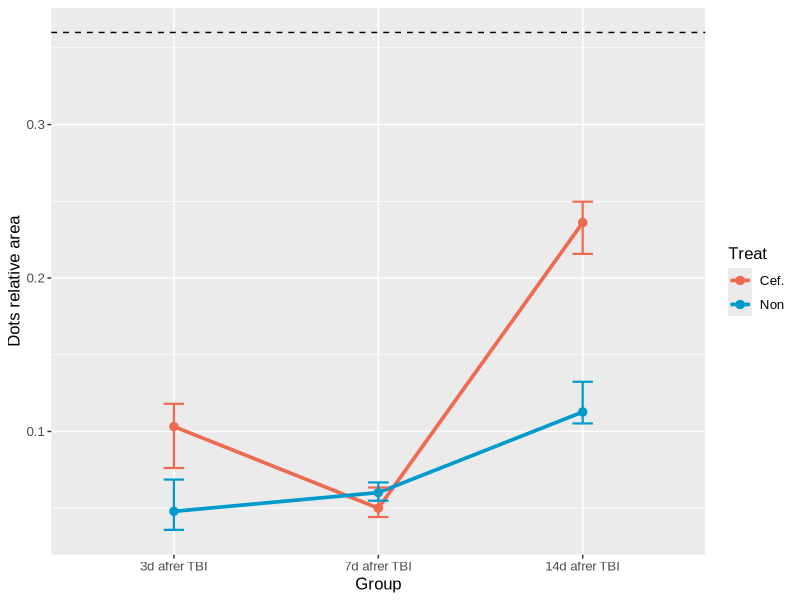
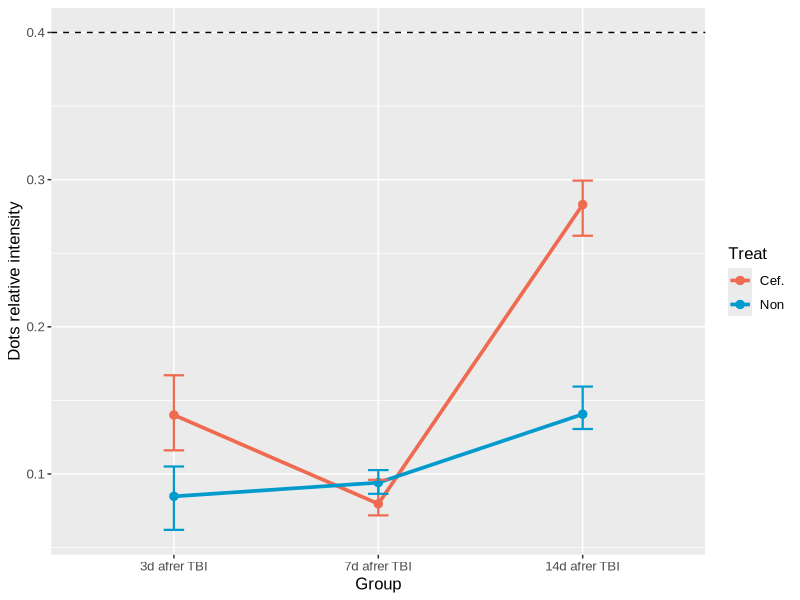

Here is the R script that generated these plots, in order:
# GLT in neyrons 
#
# COLUMNS FROM PLUGIN
# cell_row = [glt_img.name,                        # id
#             group,                               # group
#             a_region.label,                      # cell_num
#             one_cell_area,                       # cell_area
#             one_dot_num,                         # dot_num
#             one_dot_area,                        # dot_area  це сумарна площа на один астроцит, тобто це не можна використати як параметр окремої точки
#             round(one_dot_rel_area, 3),          # dot_rel_area
#             one_dot_sum_int,                     # dot_sum_int
#             int(one_dot_mean_int),               # dot_mean_int
#             int(one_dot_sum_int / one_dot_num),  # dot_men_int_per_dot
#             int(one_dot_mean_int_dens)]          # dot_mean_int_dens


library(dplyr)
library(tidyr)
library(purrr)
library(readr)
library(rstatix)
library(gridExtra)
library(ggplot2)
library(ggpubr)
library(cowplot)
library(ggsci)


setwd('/home/wisstock/bio_note/projects/PhD/9_2024_GLT_in_TBI/exp/2025_11_3_glt_in_nuen')

df <- read.csv('df_NeuN.csv') %>%
  mutate_if(is.character, as.factor) %>%
  mutate(group = factor(group, levels = c('Cont', 'TBI_3D', 'TBI_7D', 'TBI_14D')))

df.med <- df %>%
  select(group, treat, relative_area, relative_intensity) %>%
  group_by(group, treat) %>%
  mutate(med_rel_area = median(relative_area),
         med_rel_int = median(relative_intensity)) %>%
  select(-relative_area, -relative_intensity) %>%
  distinct() %>%
  ungroup()

# plots settings
font.size <- 12  # 19
font.fam <- 'Arial'
box.alpha <- 0.6

cef.color <- 'coral2' 
non.color <- 'deepskyblue3' 

 
##### REL AREA #####
plot_relative_area <- ggplot(data = df %>% filter(group != 'Cont'),
       aes(x = group, y = relative_area,
           color = treat, group = treat)) +
  geom_hline(yintercept = 0.36, linetype = 'dashed') +
  stat_summary(fun = median,
               geom = 'line', size = 1.25) +
  stat_summary(fun = median,
               geom = 'point', size = 2.5) +
  stat_summary(fun.min = function(z) { quantile(z,0.25) },
               fun.max = function(z) { quantile(z,0.75) },
               fun = median,
               geom = 'errorbar', width = .1, size = 0.75) +
  scale_color_manual(name = "Treat",
                     labels = c("Cef.", "Non"),
                     values = c('cef' = cef.color, 'none' = non.color)) +
  scale_x_discrete(labels = c('3d afrer TBI', '7d afrer TBI', '14d afrer TBI')) +
  labs(x = 'Group', y = 'Dots relative area') +
  theme(text=element_text(size = font.size, family = font.fam))

plot_relative_area
save_plot('plot_relative_area.png', plot_relative_area,
          base_width = 4.5, base_height = 5, dpi = 300)  # set up plot aspect ratio here

##### REL INT #####
plot_relative_int <- ggplot(data = df %>% filter(group != 'Cont'),
       aes(x = group, y = relative_intensity,
           color = treat, group = treat)) +
  geom_hline(yintercept = 0.4, linetype = 'dashed') +
  stat_summary(fun = median,
               geom = 'line', size = 1.25) +
  stat_summary(fun = median,
               geom = 'point', size = 2.5) +
  stat_summary(fun.min = function(z) { quantile(z,0.25) },
               fun.max = function(z) { quantile(z,0.75) },
               fun = median,
               geom = 'errorbar', width = .1, size = 0.75) +
  scale_color_manual(name = "Treat",
                     labels = c("Cef.", "Non"),
                     values = c('cef' = cef.color, 'none' = non.color)) +
  scale_x_discrete(labels = c('3d afrer TBI', '7d afrer TBI', '14d afrer TBI')) +
  labs(x = 'Group', y = 'Dots relative intensity') +
  theme(text=element_text(size = font.size, family = font.fam))

plot_relative_int
save_plot('plot_relative_int.png', plot_relative_int,
          base_width = 4.5, base_height = 5, dpi = 300)  # set up plot aspect ratio here
